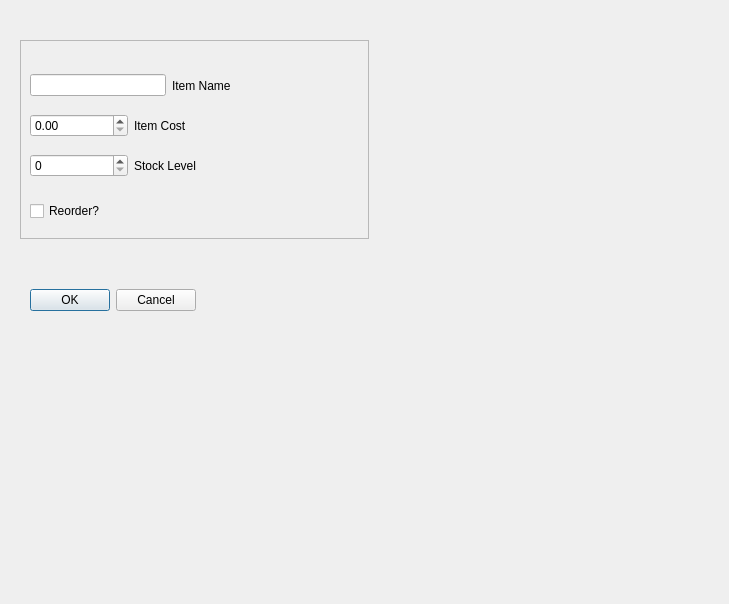
<?xml version="1.0" encoding="UTF-8"?>
<ui version="4.0">
 <class>EditItemDialog</class>
 <widget class="QDialog" name="EditItemDialog">
  <property name="geometry">
   <rect>
    <x>0</x>
    <y>0</y>
    <width>729</width>
    <height>604</height>
   </rect>
  </property>
  <property name="windowTitle">
   <string>Dialog</string>
  </property>
  <widget class="QWidget" name="horizontalLayoutWidget_4">
   <property name="geometry">
    <rect>
     <x>20</x>
     <y>260</y>
     <width>351</width>
     <height>80</height>
    </rect>
   </property>
   <layout class="QHBoxLayout" name="horizontalLayout_4">
    <item>
     <widget class="QDialogButtonBox" name="buttonBox">
      <property name="orientation">
       <enum>Qt::Horizontal</enum>
      </property>
      <property name="standardButtons">
       <set>QDialogButtonBox::Cancel|QDialogButtonBox::Ok</set>
      </property>
     </widget>
    </item>
    <item>
     <spacer name="horizontalSpacer">
      <property name="orientation">
       <enum>Qt::Horizontal</enum>
      </property>
      <property name="sizeHint" stdset="0">
       <size>
        <width>168</width>
        <height>20</height>
       </size>
      </property>
     </spacer>
    </item>
   </layout>
  </widget>
  <widget class="QWidget" name="verticalLayoutWidget">
   <property name="geometry">
    <rect>
     <x>20</x>
     <y>40</y>
     <width>351</width>
     <height>201</height>
    </rect>
   </property>
   <layout class="QVBoxLayout" name="verticalLayout"/>
  </widget>
  <widget class="QFrame" name="frame">
   <property name="geometry">
    <rect>
     <x>20</x>
     <y>40</y>
     <width>349</width>
     <height>199</height>
    </rect>
   </property>
   <property name="frameShape">
    <enum>QFrame::StyledPanel</enum>
   </property>
   <property name="frameShadow">
    <enum>QFrame::Raised</enum>
   </property>
   <widget class="QWidget" name="horizontalLayoutWidget_2">
    <property name="geometry">
     <rect>
      <x>10</x>
      <y>70</y>
      <width>201</width>
      <height>31</height>
     </rect>
    </property>
    <layout class="QHBoxLayout" name="horizontalLayout_2">
     <item>
      <widget class="QDoubleSpinBox" name="unitCost"/>
     </item>
     <item>
      <widget class="QLabel" name="label">
       <property name="text">
        <string>Item Cost</string>
       </property>
      </widget>
     </item>
    </layout>
   </widget>
   <widget class="QWidget" name="horizontalLayoutWidget_3">
    <property name="geometry">
     <rect>
      <x>10</x>
      <y>110</y>
      <width>201</width>
      <height>31</height>
     </rect>
    </property>
    <layout class="QHBoxLayout" name="horizontalLayout_3">
     <item>
      <widget class="QSpinBox" name="stockLevel"/>
     </item>
     <item>
      <widget class="QLabel" name="label_2">
       <property name="text">
        <string>Stock Level</string>
       </property>
      </widget>
     </item>
    </layout>
   </widget>
   <widget class="QWidget" name="horizontalLayoutWidget">
    <property name="geometry">
     <rect>
      <x>10</x>
      <y>30</y>
      <width>201</width>
      <height>31</height>
     </rect>
    </property>
    <layout class="QHBoxLayout" name="horizontalLayout">
     <item>
      <widget class="QLineEdit" name="name"/>
     </item>
     <item>
      <widget class="QLabel" name="label_3">
       <property name="text">
        <string>Item Name</string>
       </property>
      </widget>
     </item>
    </layout>
   </widget>
   <widget class="QCheckBox" name="reorder">
    <property name="geometry">
     <rect>
      <x>10</x>
      <y>160</y>
      <width>83</width>
      <height>22</height>
     </rect>
    </property>
    <property name="text">
     <string>Reorder?</string>
    </property>
   </widget>
  </widget>
 </widget>
 <resources/>
 <connections>
  <connection>
   <sender>buttonBox</sender>
   <signal>accepted()</signal>
   <receiver>EditItemDialog</receiver>
   <slot>accept()</slot>
   <hints>
    <hint type="sourcelabel">
     <x>248</x>
     <y>254</y>
    </hint>
    <hint type="destinationlabel">
     <x>157</x>
     <y>274</y>
    </hint>
   </hints>
  </connection>
  <connection>
   <sender>buttonBox</sender>
   <signal>rejected()</signal>
   <receiver>EditItemDialog</receiver>
   <slot>reject()</slot>
   <hints>
    <hint type="sourcelabel">
     <x>316</x>
     <y>260</y>
    </hint>
    <hint type="destinationlabel">
     <x>286</x>
     <y>274</y>
    </hint>
   </hints>
  </connection>
 </connections>
</ui>
